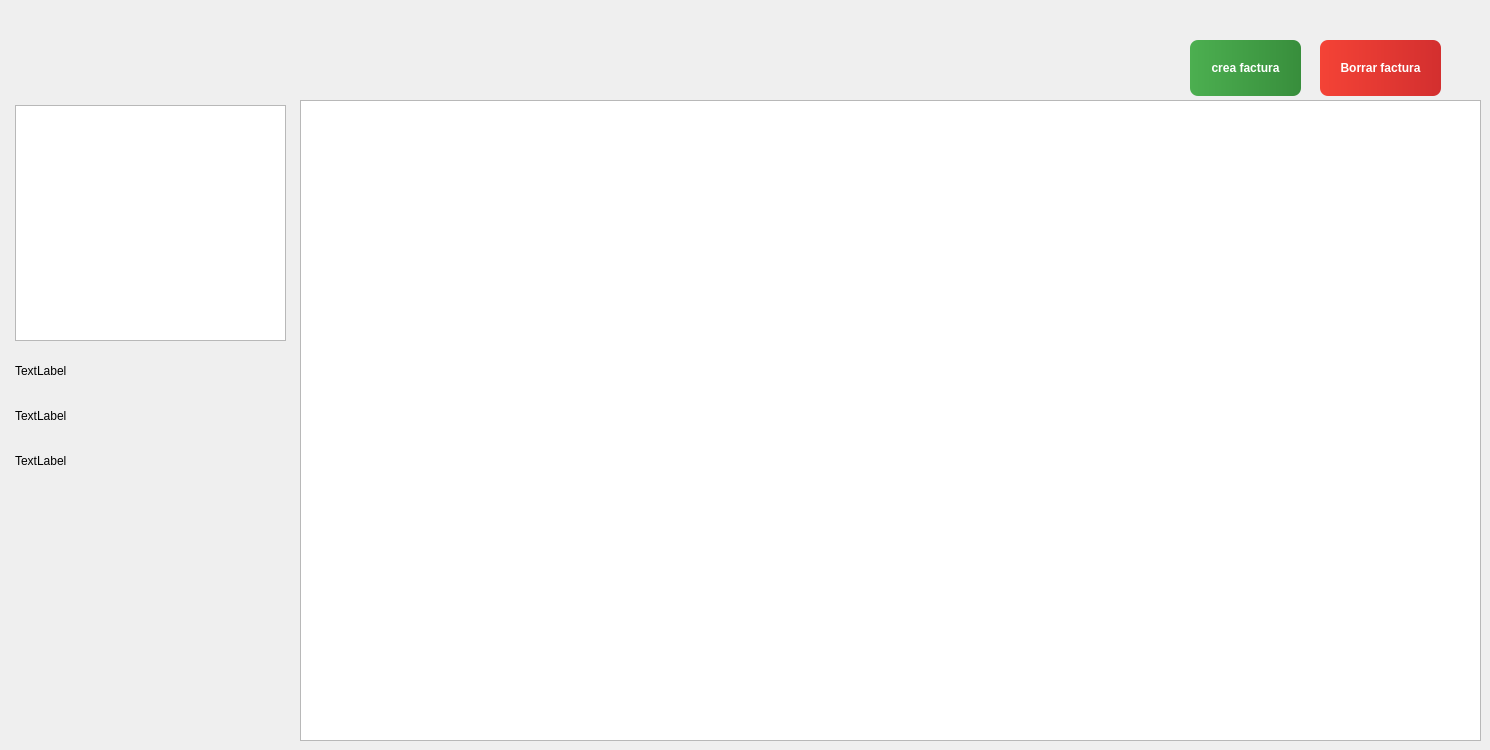
    <widget class="QWidget" name="Facturas">
     <attribute name="title">
      <string>facturas</string>
     </attribute>
     <widget class="QPushButton" name="add_factura">
      <property name="geometry">
       <rect>
        <x>1190</x>
        <y>40</y>
        <width>111</width>
        <height>56</height>
       </rect>
      </property>
      <property name="styleSheet">
       <string notr="true">QPushButton {
    background: qlineargradient(x1:0,y1:0,x2:1,y2:0, stop:0 #4CAF50, stop:1 #388E3C);
    color: #ffffff;
    border: none;
    border-radius: 8px;
    padding: 6px 12px;
    font-weight: 600;
}
QPushButton:hover {
    background: qlineargradient(x1:0,y1:0,x2:1,y2:0, stop:0 #66BB6A, stop:1 #4CAF50);
}
QPushButton:pressed {
    background: #2E7D32;
}</string>
      </property>
      <property name="text">
       <string>crea factura</string>
      </property>
      <property name="setFixedSize" stdset="0">
       <size>
        <width>111</width>
        <height>56</height>
       </size>
      </property>
     </widget>
     <widget class="QTableWidget" name="tableFactura">
      <property name="geometry">
       <rect>
        <x>300</x>
        <y>100</y>
        <width>1181</width>
        <height>641</height>
       </rect>
      </property>
      <property name="midLineWidth">
       <number>2</number>
      </property>
      <property name="setFixedSize" stdset="0">
       <size>
        <width>1216</width>
        <height>706</height>
       </size>
      </property>
      <attribute name="horizontalHeaderMinimumSectionSize">
       <number>100</number>
      </attribute>
      <attribute name="verticalHeaderDefaultSectionSize">
       <number>100</number>
      </attribute>
      <attribute name="verticalHeaderMinimumSectionSize">
       <number>100</number>
      </attribute>
     </widget>
     <widget class="QPushButton" name="borrar_factura">
      <property name="geometry">
       <rect>
        <x>1320</x>
        <y>40</y>
        <width>121</width>
        <height>56</height>
       </rect>
      </property>
      <property name="styleSheet">
       <string notr="true">QPushButton {
    background: qlineargradient(x1:0,y1:0,x2:1,y2:0, stop:0 #f44336, stop:1 #d32f2f);
    color: #ffffff;
    border: none;
    border-radius: 8px;
    padding: 6px 12px;
    font-weight: 600;
}
QPushButton:hover {
    background: qlineargradient(x1:0,y1:0,x2:1,y2:0, stop:0 #ef5350, stop:1 #f44336);
}
QPushButton:pressed {
    background: #c62828;
}</string>
      </property>
      <property name="text">
       <string>Borrar factura</string>
      </property>
      <property name="setFixedSize" stdset="0">
       <size>
        <width>121</width>
        <height>56</height>
       </size>
      </property>
     </widget>
     <widget class="QGraphicsView" name="graphicsView">
      <property name="geometry">
       <rect>
        <x>15</x>
        <y>105</y>
        <width>271</width>
        <height>236</height>
       </rect>
      </property>
      <property name="setFixedSize" stdset="0">
       <size>
        <width>271</width>
        <height>236</height>
       </size>
      </property>
     </widget>
     <widget class="QLabel" name="presupuesto_gastado">
      <property name="geometry">
       <rect>
        <x>15</x>
        <y>400</y>
        <width>116</width>
        <height>31</height>
       </rect>
      </property>
      <property name="text">
       <string>TextLabel</string>
      </property>
      <property name="setFixedSize" stdset="0">
       <size>
        <width>116</width>
        <height>31</height>
       </size>
      </property>
     </widget>
     <widget class="QLabel" name="presupuesto_total">
      <property name="geometry">
       <rect>
        <x>15</x>
        <y>355</y>
        <width>116</width>
        <height>31</height>
       </rect>
      </property>
      <property name="text">
       <string>TextLabel</string>
      </property>
      <property name="setFixedSize" stdset="0">
       <size>
        <width>116</width>
        <height>31</height>
       </size>
      </property>
     </widget>
     <widget class="QLabel" name="presupuesto_disponible">
      <property name="geometry">
       <rect>
        <x>15</x>
        <y>445</y>
        <width>116</width>
        <height>31</height>
       </rect>
      </property>
      <property name="text">
       <string>TextLabel</string>
      </property>
      <property name="setFixedSize" stdset="0">
       <size>
        <width>116</width>
        <height>31</height>
       </size>
      </property>
     </widget>
    </widget>
